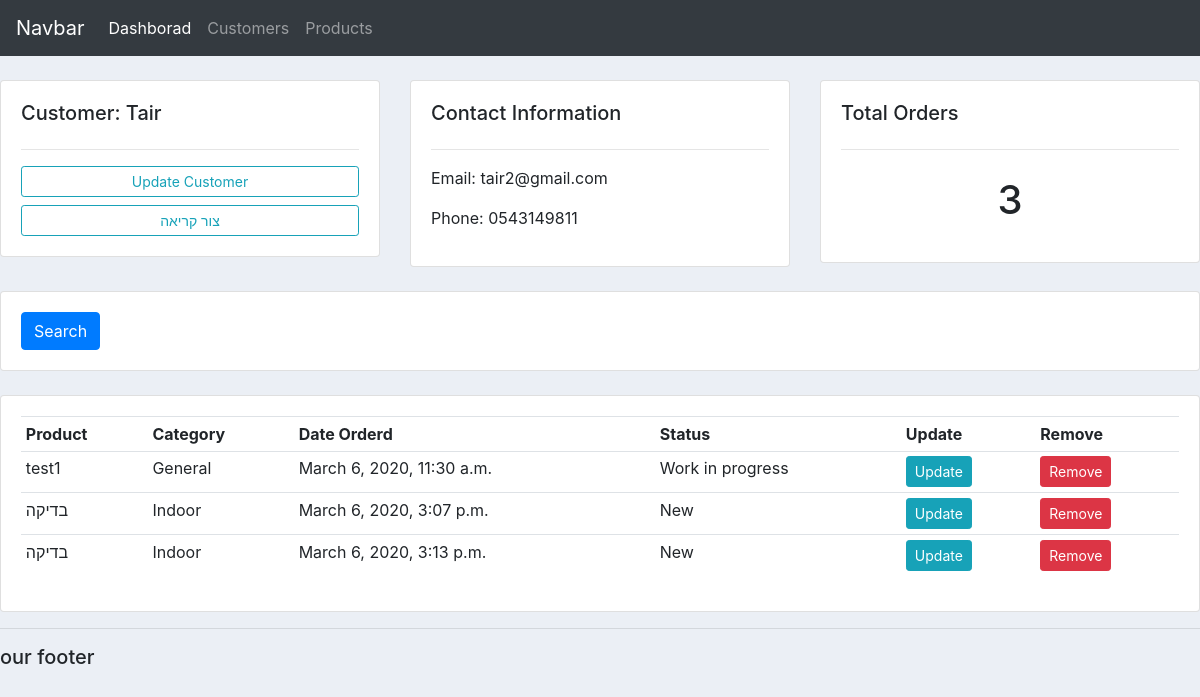
The app's page /customer/1/ with its own data.
### accounts/models.py (models this page shows, shortened)
class Customer(models.Model):
    name = models.CharField(max_length=200, null=True)
    phone = models.CharField(max_length=200, null=True)
    email = models.CharField(max_length=200, null=True)
    date_created = models.DateTimeField(auto_now_add=True)

class Order(models.Model):
    STATUS=(
        ('New','New'),
        ('Work in progress','Work in progress'),
        ('completed', 'completed'),
    )
    customer=models.ForeignKey(Customer,null=True,on_delete=models.SET_NULL)
    product=models.ForeignKey(Product,null=True,on_delete=models.SET_NULL)
    date_created = models.DateTimeField(auto_now_add=True,null=True)
    status=models.CharField(max_length=200, null=True ,choices=STATUS)

class Product(models.Model):
    CATEGORY=(
        ('General','General'),
    )
    name= models.CharField(max_length=200, null=True)
    price= models.FloatField(null=True)
    category= models.CharField(max_length=200, null=True ,choices=CATEGORY)
    description= models.CharField(max_length=200, null=True)
    date_created= models.DateTimeField(auto_now_add=True)
    def __str__(self):
        return self.name

### accounts/views.py (the view)
# urls.py: path('customer/<str:pk>/', views.customer,name="customer"),
def customer(request,pk):
    customer = Customer.objects.get(id=pk)
    orders= customer.order_set.all()
    orders_count=orders.count()
    context={'orders':orders,'customer':customer,'orders_count':orders_count}
    return render(request, 'accounts/customer.html',context)

### accounts/templates/accounts/customer.html
{% extends 'accounts/main.html' %}
{% block content %}
	<br>
<div class="row">
	<div class="col-md">
		<div class="card card-body">
			<h5>Customer: {{customer.name}}</h5>
			<hr>
			<a class="btn btn-outline-info  btn-sm btn-block" href="">Update Customer</a>
			<a class="btn btn-outline-info  btn-sm btn-block" href="{% url 'create_order' customer.id %}">צור קריאה</a>
		</div>
	</div>
	<div class="col-md">
		<div class="card card-body">
			<h5>Contact Information</h5>
			<hr>
			<p>Email: {{customer.email}} </p>
			<p>Phone: {{customer.phone}} </p>
		</div>
	</div>
	<div class="col-md">
		<div class="card card-body">
			<h5>Total Orders</h5>
			<hr>
			<h1 style="text-align: center;padding: 10px">{{orders_count}}</h1>
		</div>
	</div>
</div>
<br>
<div class="row">
	<div class="col">
		<div class="card card-body">
			<form method="get">
		    <button class="btn btn-primary" type="submit">Search</button>
		  </form>
		</div>
	</div>
</div>
<br>
<div class="row">
	<div class="col-md">
		<div class="card card-body">
			<table class="table table-sm">
				<tr>
					<th>Product</th>
					<th>Category</th>
					<th>Date Orderd</th>
					<th>Status</th>
					<th>Update</th>
					<th>Remove</th>
				</tr>
{% for order in orders %}
				<tr>
				<td>{{order.product}}</td>
				<td>{{order.product.category}}</td>
				<td>{{order.date_created}}</td>
				<td>{{order.status}}</td>
				<td><a class="btn btn-sm btn-info" href="{% url 'update_order' order.id %}">Update</a></td>
					<td><a class="btn btn-sm btn-danger" href="{% url 'delete_order' order.id %}">Remove</a></td>
				{% endfor %}
                </tr>
			</table>
		</div>
	</div>
</div>
{% endblock %}

### static/css/main.css (style rules this page uses)
body { background-color: #ebeff5; }

### records on screen
Customer: name "Tair", email "tair2@gmail.com", phone "0543149811"
Order: product "test1", product.category "General", date_created "March 6, 2020, 11:30 a.m.", status "Work in progress"
Order: product "בדיקה", product.category "Indoor", date_created "March 6, 2020, 3:07 p.m.", status "New"
Order: product "בדיקה", product.category "Indoor", date_created "March 6, 2020, 3:13 p.m.", status "New"

### other values on screen
{{ orders_count }} "3"
